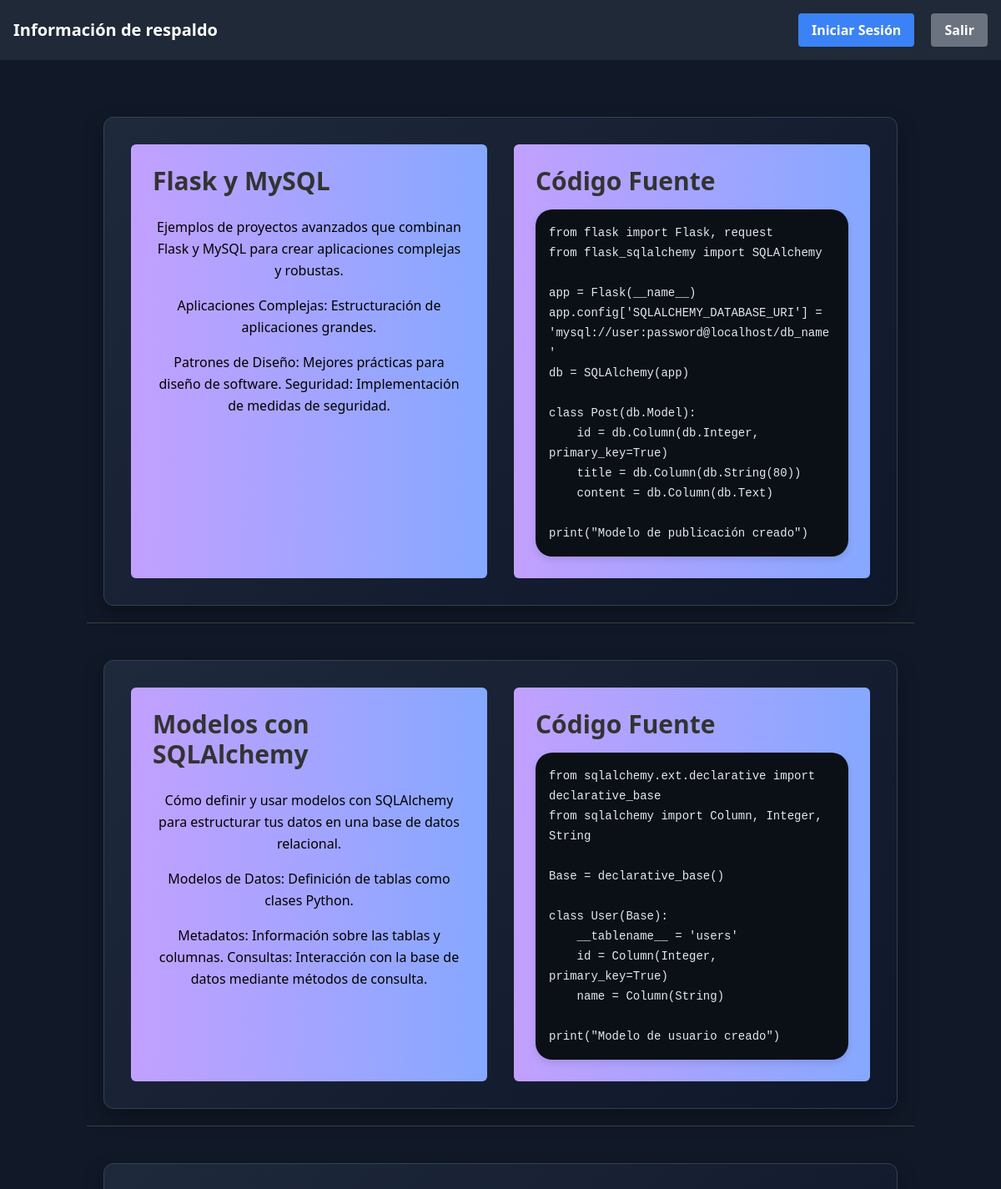
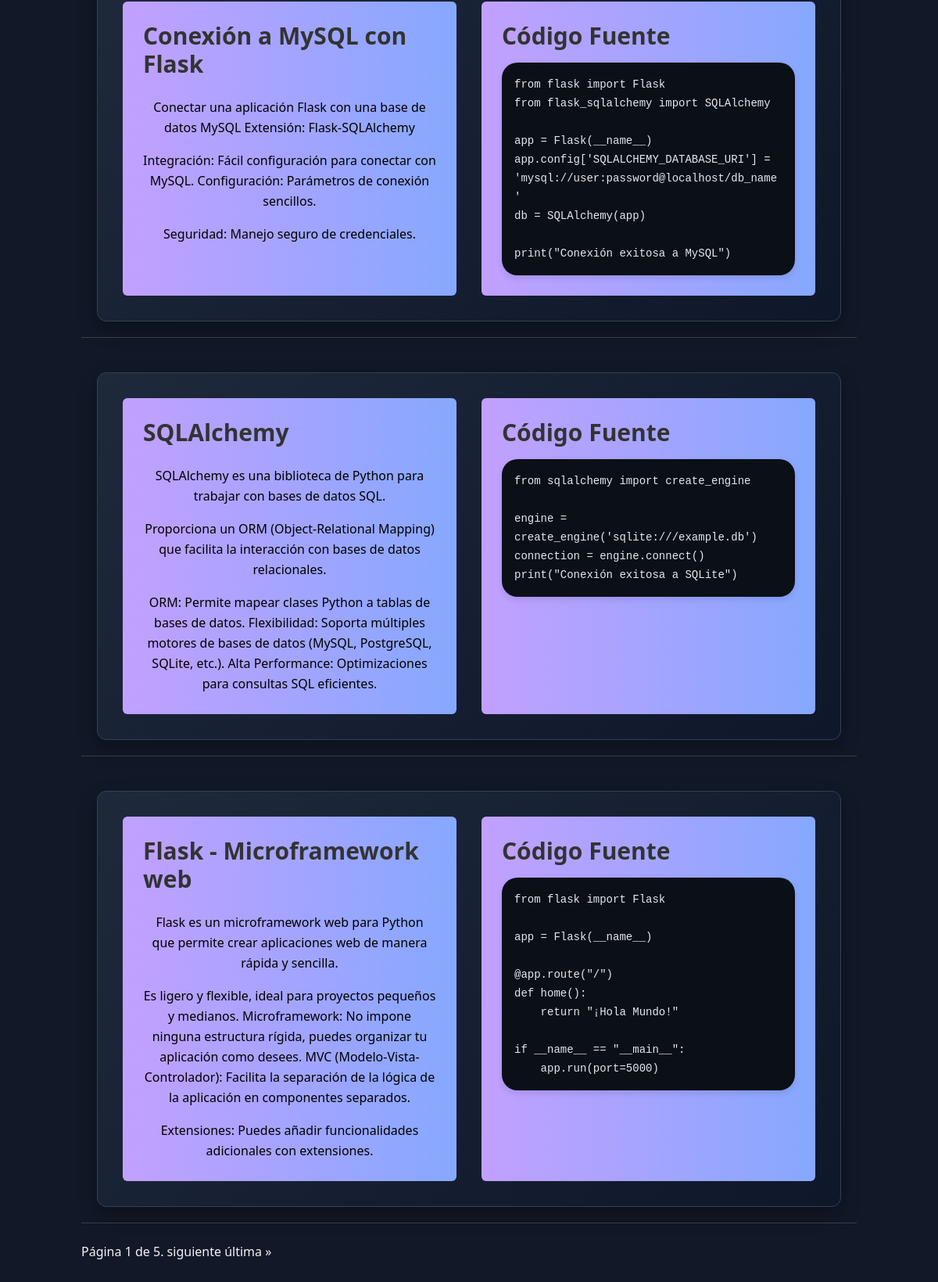
Screenshot of /blog/ with the database file from the repository (2 pictures, top to bottom).
### blog/models.py (models this page shows, shortened)
class Blog(models.Model):
    titulo_blog = models.CharField(max_length=255, unique=True)
    categoria= models.CharField(max_length=255,null=True, blank=True)
    slug_blog = models.SlugField(max_length=255, unique=True, blank=True)
    resumen_blog = models.TextField(blank=False, null=False)
    caracteristica_blog = models.TextField(blank=False, null=False)
    explicacion_blog = models.TextField(blank=False, null=False)
    youtube_blog = models.CharField(max_length=100, null=True, blank=True)
    codigo_blog = models.TextField(blank=True, null=True)
    fecha_creacion = models.DateTimeField(auto_now_add=True)
    imagen_blog = models.ImageField(upload_to='blogs/', null=True, blank=True)

### blog/views.py (the view)
# urls.py: path('', views.blog, name='blog'),
def blog(request):
    if request.method == 'POST':
        return render(request, 'blog/blog.html')
    elif request.method == 'GET':
        texto_caract = Blog.objects.all().order_by('-fecha_creacion')  # Obtener todos los blogs
        paginator = Paginator(texto_caract, 5)  # Mostrar 5 blogs por página
        page_number = request.GET.get('page')  # Obtener el número de página desde la URL
        page_obj = paginator.get_page(page_number)  # Obtener la página correspondiente
        context = {
            'page_obj': page_obj,  # Pasamos la página de blogs al template
        }
        return render(request, 'blog/blog.html', context)
    else:
        return HttpResponse(status=405)

### blog/templates/blog/blog.html (shortened to what this page needs)
<!DOCTYPE html>
<html lang="es">
<head>
    <link href="https://cdn.jsdelivr.net/npm/tailwindcss@2.2.19/dist/tailwind.min.css" rel="stylesheet">
    <link href="https://cdnjs.cloudflare.com/ajax/libs/highlight.js/11.5.1/styles/github-dark.min.css" rel="stylesheet">
</head>
<body class="bg-gray-900 text-gray-100">
    <nav class="bg-gray-800 p-4 flex justify-between items-center">
        <div class="text-white font-bold text-xl">Información de respaldo</div>
        <div class="space-x-4">
            {% if user.is_authenticated %}
                <button onclick="location.href='{% url 'logout' %}'" class="bg-red-500 hover:bg-red-600 text-white font-bold py-2 px-4 rounded">
                    Cerrar Sesión
                </button>
            {% else %}
                <button onclick="location.href='{% url 'login' %}'" class="bg-blue-500 hover:bg-blue-600 text-white font-bold py-2 px-4 rounded">
                    Iniciar Sesión
                </button>
            {% endif %}
            <button onclick="location.href='{% url 'proyectos' %}'" class="bg-gray-500 hover:bg-gray-600 text-white font-bold py-2 px-4 rounded">
                Salir
            </button>
        </div>
    </nav>
    <div class="container mx-auto px-4 py-12">
        {% if page_obj %}
            {% for data in page_obj %}
                {% if data.codigo_blog %}
                <div class="grid md:grid-cols-2 gap-8 tech-gradient rounded-xl p-8 code-container m-5">
                    <div class="space-y-6 bg-gray-800 p-6 rounded-md glowing-border">
                        <h2 class="text-3xl font-bold mb-4" style=" color: #333;">{{data.titulo_blog}}</h2>
                        <div class="leading-relaxed" style="text-align: center; color: #333;">
                            <p class="mb-4">{{data.resumen_blog}}</p>
                            <p class="mb-4">{{data.caracteristica_blog}}</p>
                            <p>{{data.explicacion_blog}}</p>
                        </div>
                    </div>
                    <div class="bg-gray-800 p-6 rounded-md glowing-border">
                        <h2 class="text-3xl font-bold mb-4" style="color: #333;">Código Fuente</h2>
                        <pre><code class="language-python text-sm">{{data.codigo_blog}}</code></pre>
                    </div>
                </div>
                <hr style="border-color: #3c3f3c;"><br>
                {% endif %}
            {% endfor %}
        {% else %}
            <p>No hay blogs disponibles en este momento.</p>
        {% endif %}
        <div class="pagination">
            <span class="step-links">
                <span class="current">
                    Página {{ page_obj.number }} de {{ page_obj.paginator.num_pages }}.
                </span>
                {% if page_obj.has_next %}
                    <a href="?page={{ page_obj.next_page_number }}">siguiente</a>
                    <a href="?page={{ page_obj.paginator.num_pages }}">última &raquo;</a>
                {% endif %}
            </span>
        </div>
    </div>
</body>
</html>

### rows the page displays
Blog: titulo_blog "Flask y MySQL", resumen_blog "Ejemplos de proyectos avanzados que combinan Flask y MySQL para crear aplicaciones complejas y robustas.", caracteristica_blog "Aplicaciones Complejas: Estructuración de aplicaciones grandes.", explicacion_blog "Patrones de Diseño: Mejores prácticas para diseño de software. Seguridad: Implementación de medidas de seguridad.", codigo_blog "from flask import Flask, request from flask_sqlalchemy import SQLAlchemy app = Flask(__name__) app.config['SQLALCHEMY_DATABASE_URI'] = 'mysql://user:password@localhost/db_name' db = SQLAlchemy(app) class Post(db.Model): id = db.Column(db.Integer, primary_key=True) title = db.Column(db.String(80)) content = db.Column(db.Text) print(\"Modelo de publicación creado\")"
Blog: titulo_blog "Modelos con SQLAlchemy", resumen_blog "Cómo definir y usar modelos con SQLAlchemy para estructurar tus datos en una base de datos relacional.", caracteristica_blog "Modelos de Datos: Definición de tablas como clases Python.", explicacion_blog "Metadatos: Información sobre las tablas y columnas. Consultas: Interacción con la base de datos mediante métodos de consulta.", codigo_blog "from sqlalchemy.ext.declarative import declarative_base from sqlalchemy import Column, Integer, String Base = declarative_base() class User(Base): __tablename__ = 'users' id = Column(Integer, primary_key=True) name = Column(String) print(\"Modelo de usuario creado\")"
Blog: titulo_blog "Conexión a MySQL con Flask", resumen_blog "Conectar una aplicación Flask con una base de datos MySQL Extensión: Flask-SQLAlchemy", caracteristica_blog "Integración: Fácil configuración para conectar con MySQL. Configuración: Parámetros de conexión sencillos.", explicacion_blog "Seguridad: Manejo seguro de credenciales.", codigo_blog "from flask import Flask from flask_sqlalchemy import SQLAlchemy app = Flask(__name__) app.config['SQLALCHEMY_DATABASE_URI'] = 'mysql://user:password@localhost/db_name' db = SQLAlchemy(app) print(\"Conexión exitosa a MySQL\")"
Blog: titulo_blog "SQLAlchemy", resumen_blog "SQLAlchemy es una biblioteca de Python para trabajar con bases de datos SQL.", caracteristica_blog "Proporciona un ORM (Object-Relational Mapping) que facilita la interacción con bases de datos relacionales.", explicacion_blog "ORM: Permite mapear clases Python a tablas de bases de datos. Flexibilidad: Soporta múltiples motores de bases de datos (MySQL, PostgreSQL, SQLite, etc.). Alta Performance: Optimizaciones para consultas SQL eficientes.", codigo_blog "from sqlalchemy import create_engine engine = create_engine('sqlite:///example.db') connection = engine.connect() print(\"Conexión exitosa a SQLite\")"
Blog: titulo_blog "Flask - Microframework web", resumen_blog "Flask es un microframework web para Python que permite crear aplicaciones web de manera rápida y sencilla.", caracteristica_blog "Es ligero y flexible, ideal para proyectos pequeños y medianos. Microframework: No impone ninguna estructura rígida, puedes organizar tu aplicación como desees. MVC (Modelo-Vista-Controlador): Facilita la separación de la lógica de la aplicación en componentes separados.", explicacion_blog "Extensiones: Puedes añadir funcionalidades adicionales con extensiones.", codigo_blog "from flask import Flask app = Flask(__name__) @app.route(\"/\") def home(): return \"¡Hola Mundo!\" if __name__ == \"__main__\": app.run(port=5000)"

### other values shown
{{ page_obj.number }} "1"
{{ page_obj.paginator.num_pages }} "5"
